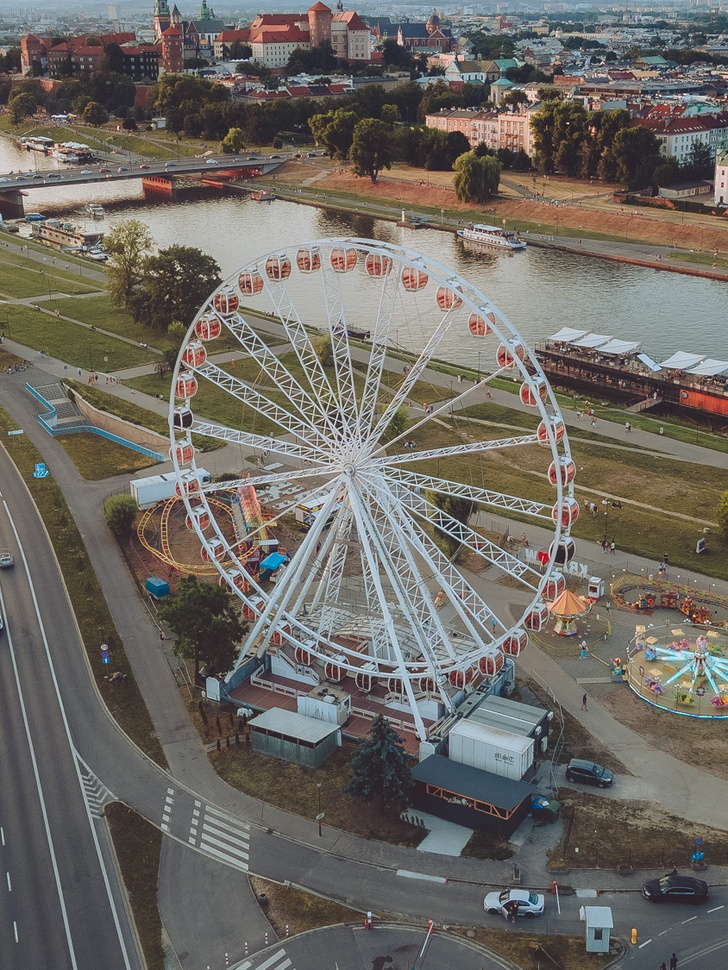
#> input picture in-the-wild_example/example_4.jpg, 728 x 970 px, shrunk from 844 x 1125 before the run, given as the content of the folder /test/fcx/codes/marigold/delta_10, which was not available
$ python remap_color.py
#> lines starting #> are read from the running program, lines starting #| are printed output that depends on the picture; pictures that were not available may be replaced by others from this repository, and a replacement may not be noted
from PIL import Image
import argparse
import os
import tqdm
import shutil
import numpy as np
import cv2

def generate_color_values():
    # colors = [0, 64, 128, 192, 255]
    #colors = [0, 32, 64, 96, 128, 160, 192, 224, 255]
    # [8, 24, 40, 56, 72, 88, 104, 120, 136, 152, 168, 184, 200, 216, 232, 248]
    colors = list(range(8, 256, 16))
    color_values = []
    for r in colors:
        for g in colors:
            for b in colors:
                color_values.append([r, g, b])
#     return color_values[100:]  # 去掉前面种颜色
#     #return color_values[29:]  # 去掉前面种颜色
    return color_values

def generate_color_values_unigs():
    colors = [0, 64, 128, 192, 255]
    color_values = []
    for r in colors:
        for g in colors:
            for b in colors:
                if r == 0 \
                    and g == 0 \
                    and b == 0:
                    continue
                color_values.append([r, g, b])

    print('>>> color_values len: {}'.format(len(color_values)))
    print('>>> color_values: {}'.format(color_values))
    return color_values

def save_colored_mask(mask, save_path):
    lbl_pil = Image.fromarray(mask.astype(np.uint8))
    lbl_pil.save(save_path)
    # print('>>> save mask to {}'.format(save_path))
    # imageio.imwrite(save_path, mask.astype(np.uint16))

def assign_color_to_bbox_center(bbox, image_width, image_height, num_grid_x, num_grid_y, color_values=None):
    # 计算bbox中心点坐标
    x, y, width, height = bbox
    center_x = x + width / 2
    center_y = y + height / 2

    # 计算中心点在11x11区域中的位置
    region_width = image_width / num_grid_x  ##
    region_height = image_height / num_grid_y  ##
    region_x = int(center_x / region_width)
    region_y = int(center_y / region_height)

    assert region_x < num_grid_x, 'region_x {} out of range'.format(region_x)
    assert region_y < num_grid_y, 'region_y {} out of range'.format(region_y)

    # [16 lines of commented-out code are left out]
    color = region_x + region_y * num_grid_x

    return color

def main(args):
    # 定义颜色值列表
    color_values = generate_color_values_unigs()

    out_mask_dir = args.output_dir
    if not os.path.exists(out_mask_dir):
        os.makedirs(out_mask_dir)

    in_files = os.listdir(args.input_dir)

    for in_file in in_files:
        current_in_dir = os.path.join(args.input_dir, in_file)

        in_masks = os.listdir(current_in_dir)

        out_mask = None
        img_width = -1
        img_height = -1

        for i, in_mask in enumerate(in_masks):
            current_in_mask_path = os.path.join(current_in_dir, in_mask)
            current_mask = cv2.imread(current_in_mask_path, cv2.IMREAD_GRAYSCALE)
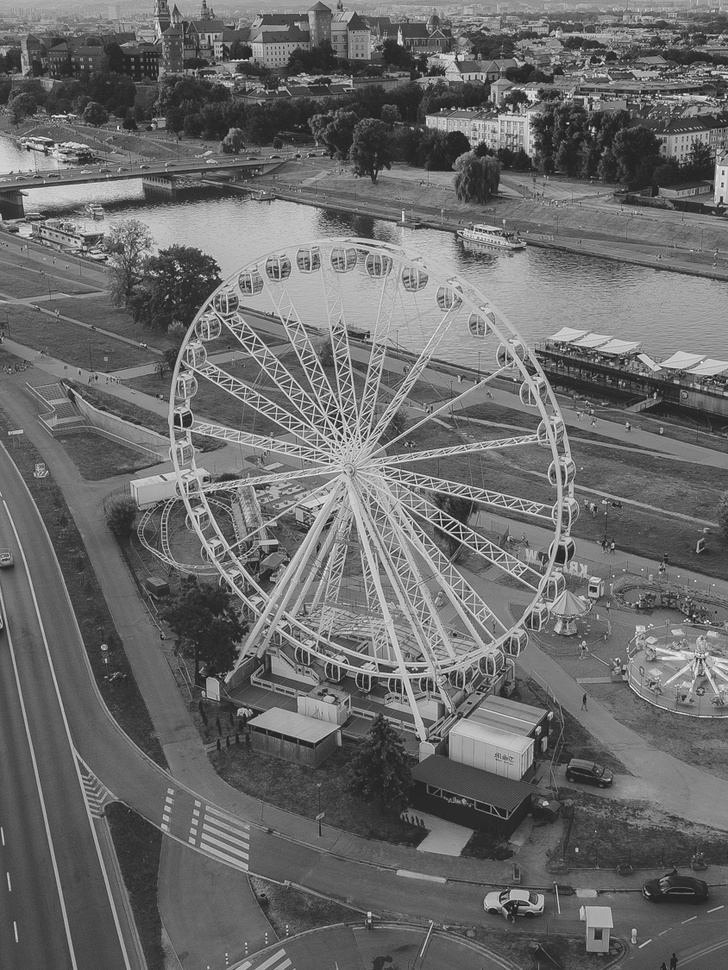
#> current_mask: shape (970, 728); min 13, max 252, mean 106

            if i == 0:
                img_width = current_mask.shape[1]
#> img_width = 728
                img_height = current_mask.shape[0]
#> img_height = 970
                out_mask = np.zeros((img_height, img_width, 3), dtype=np.uint8)

            # get bbox of binary current mask using numpy
            hor = np.sum(current_mask, axis=0)
#> hor = 728 values, max 118186 at index 430, min 84826 at index 130, mean 102804.5
            hor_idx = np.nonzero(hor)[0]
#> hor_idx = 728 values from 0 to 727
            x = hor_idx[0]
#> x = 0
            width = hor_idx[-1] - x + 1
#> width = 728
            vert = np.sum(current_mask, axis=1)
#> vert = 970 values, max 115649 at index 0, min 50136 at index 91, mean 77156.3
            vert_idx = np.nonzero(vert)[0]
#> vert_idx = 970 values from 0 to 969
            y = vert_idx[0]
#> y = 0
            height = vert_idx[-1] - y + 1
#> height = 970
            bbox = [int(x), int(y), int(width), int(height)]
#> bbox = [0, 0, 728, 970]

            color = assign_color_to_bbox_center(bbox,
                                                image_width=img_width,
                                                image_height=img_height,
                                                num_grid_x=args.num_grid_x,
                                                num_grid_y=args.num_grid_y)
#> in assign_color_to_bbox_center, `x, y, width, height = bbox`: x = 0; width = 728; height = 970
#> in assign_color_to_bbox_center, `center_x = x + width / 2`: center_x = 364
#> in assign_color_to_bbox_center, `center_y = y + height / 2`: center_y = 485
#> in assign_color_to_bbox_center, `region_x = int(center_x / region_width)`: region_x = 5
#> in assign_color_to_bbox_center, `color = region_x + region_y * num_grid_x`: color = 60
#> color = 60
            out_mask[current_mask==255] = color_values[color]
#> out_mask: shape (970, 728, 3); every value is 0

        current_out_mask_path = os.path.join(out_mask_dir, '{}.png'.format(in_file))
        save_colored_mask(out_mask, current_out_mask_path)

def get_args():
    parser = argparse.ArgumentParser()
    parser.add_argument("--input_dir", default="/test/fcx/codes/marigold/delta_10", type=str,
                        help="input dataset directory")
    parser.add_argument("--output_dir", default="/test/fcx/codes/marigold/delta_10_re", type=str,
                        help="output dataset directory")
    parser.add_argument("--in_json_dir", default="/mnt/nas/datasets2/entityseg/annotations/entityseg_train_01.json", type=str,
                        help="input dataset directory")
    parser.add_argument("--num_grid_x", default=11, type=int,
                        help="num grid x")
    parser.add_argument("--num_grid_y", default=11, type=int,
                        help="num grid y")
    return parser.parse_args()

if __name__ == '__main__':
    args = get_args()
    main(args)

$ run again, on in-the-wild_example/example_5.jpg
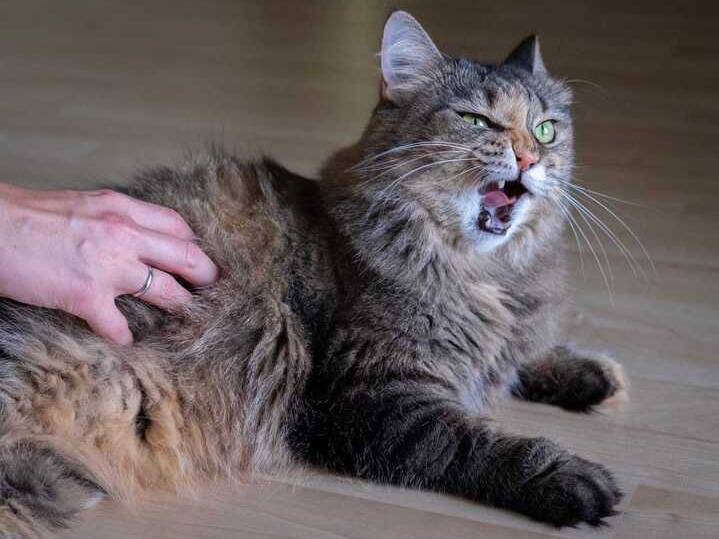
#> input picture in-the-wild_example/example_5.jpg, 719 x 539 px, given as the content of the folder /test/fcx/codes/marigold/delta_10, which was not available
#> in main, `current_mask = cv2.imread(current_in_mask_path, cv2.IMREAD_GRAYSCALE)`:
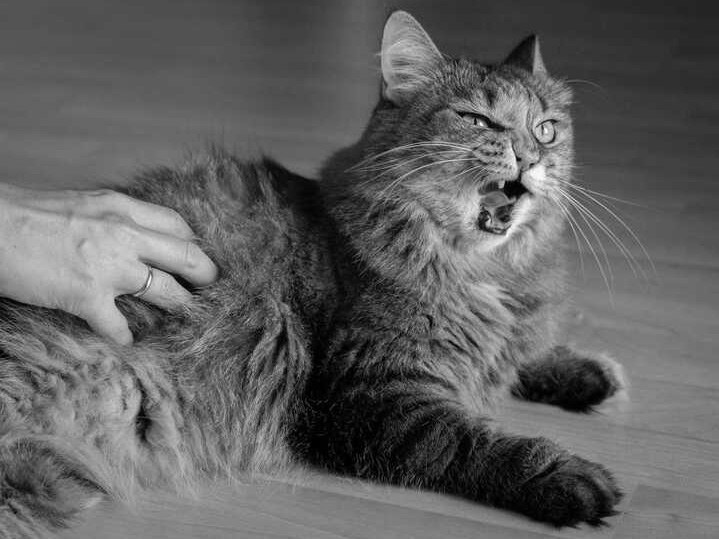
#> current_mask: shape (539, 719); min 0, max 255, mean 96.4
#> hor = 719 values, max 73635 at index 111, min 27741 at index 322, mean 51951.2
#> hor_idx = 719 values from 0 to 718
#> in main, `x = hor_idx[0]`: x = 0
#> in main, `width = hor_idx[-1] - x + 1`: width = 719
#> vert = 539 values, max 91501 at index 538, min 44830 at index 0, mean 69300.4
#> vert_idx = 539 values from 0 to 538
#> in main, `y = vert_idx[0]`: y = 0
#> in main, `height = vert_idx[-1] - y + 1`: height = 539
#> bbox = [0, 0, 719, 539]
#> in assign_color_to_bbox_center, `x, y, width, height = bbox`: x = 0; width = 719; height = 539
#> center_x = 359.5
#> center_y = 269.5
#> region_x = 5
#> in assign_color_to_bbox_center, `color = region_x + region_y * num_grid_x`: color = 60

$ run again, on in-the-wild_example/example_6.jpg
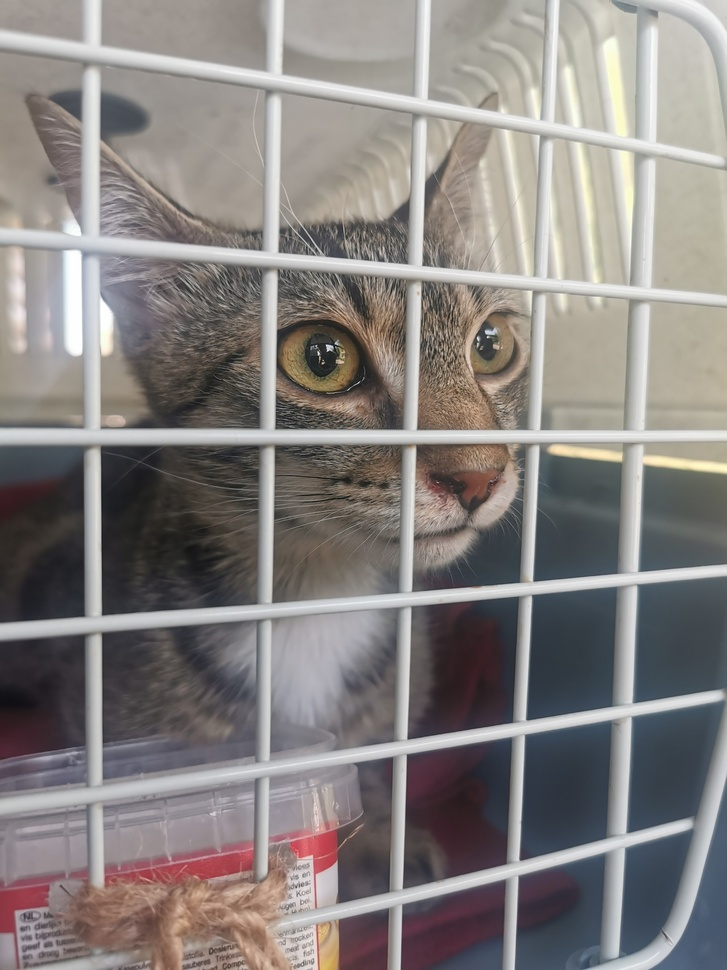
#> input picture in-the-wild_example/example_6.jpg, 727 x 970 px, shrunk from 2736 x 3648 before the run, given as the content of the folder /test/fcx/codes/marigold/delta_10, which was not available
#> in main, `current_mask = cv2.imread(current_in_mask_path, cv2.IMREAD_GRAYSCALE)`:
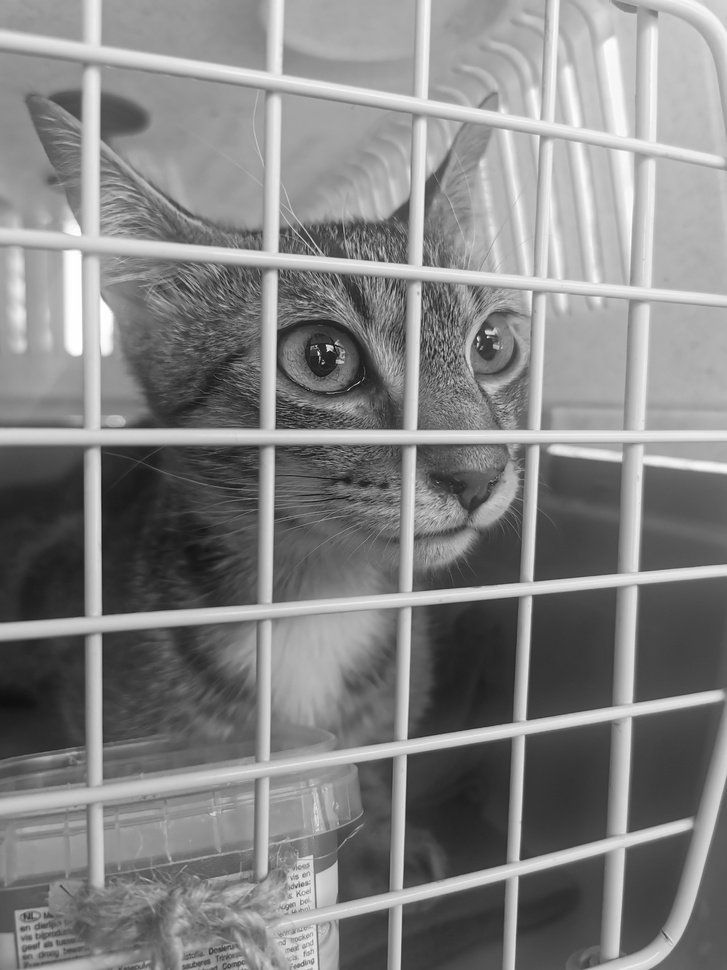
#> current_mask: shape (970, 727); min 12, max 255, mean 130.6
#> hor = 727 values, max 195789 at index 96, min 101401 at index 443, mean 126652.4
#> hor_idx = 727 values from 0 to 726
#> in main, `x = hor_idx[0]`: x = 0
#> in main, `width = hor_idx[-1] - x + 1`: width = 727
#> vert = 970 values, max 162365 at index 435, min 60911 at index 559, mean 94924
#> vert_idx = 970 values from 0 to 969
#> in main, `y = vert_idx[0]`: y = 0
#> in main, `height = vert_idx[-1] - y + 1`: height = 970
#> bbox = [0, 0, 727, 970]
#> in assign_color_to_bbox_center, `x, y, width, height = bbox`: x = 0; width = 727; height = 970
#> center_x = 363.5
#> center_y = 485
#> region_x = 5
#> in assign_color_to_bbox_center, `color = region_x + region_y * num_grid_x`: color = 60
